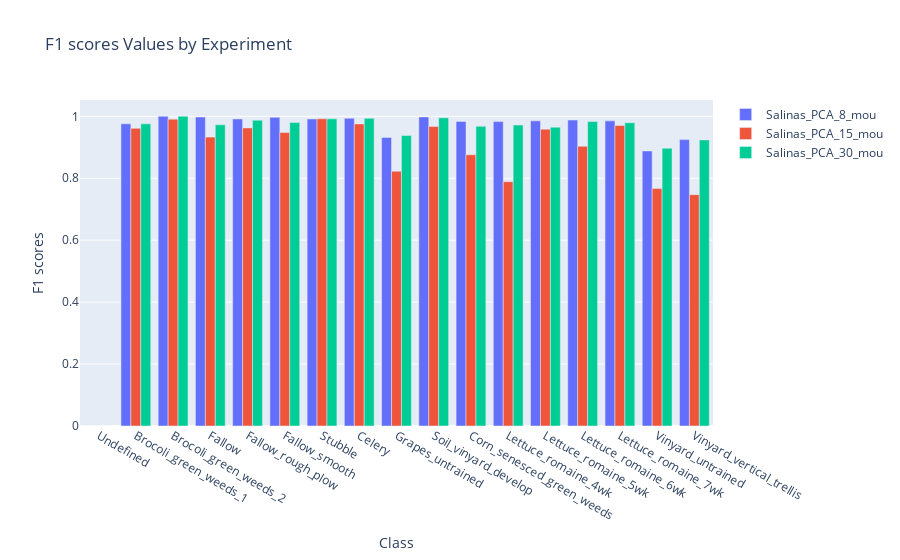

Notebook source saved alongside this figure:
### Code cell
ds = 'Salinas'
dr = 'PCA'
model = 'mou'
plot_grouped_values(df_results[(df_results['Dataset'] == ds) 
                & (df_results['DR Method'] == dr)
                & (df_results['Model'] ==  model)], 
                LABELS[ds],
                metric='F1 scores')

### Figure 1 — Plotly figure (JSON) as saved in the notebook; plotly's stock layout.template omitted (floating-point values rounded to 4 significant figures)
{"data": [{"name": "Salinas_PCA_8_mou", "type": "bar", "x": ["Undefined", "Brocoli_green_weeds_1", "Brocoli_green_weeds_2", "Fallow", "Fallow_rough_plow", "Fallow_smooth", "Stubble", "Celery", "Grapes_untrained", "Soil_vinyard_develop", "Corn_senesced_green_weeds", "Lettuce_romaine_4wk", "Lettuce_romaine_5wk", "Lettuce_romaine_6wk", "Lettuce_romaine_7wk", "Vinyard_untrained", "Vinyard_vertical_trellis"], "y": [0, 0.9758, 1, 0.9977, 0.9913, 0.9968, 0.9915, 0.9935, 0.9318, 0.9979, 0.9836, 0.9829, 0.9853, 0.9878, 0.9853, 0.8881, 0.9247]}, {"name": "Salinas_PCA_15_mou", "type": "bar", "x": ["Undefined", "Brocoli_green_weeds_1", "Brocoli_green_weeds_2", "Fallow", "Fallow_rough_plow", "Fallow_smooth", "Stubble", "Celery", "Grapes_untrained", "Soil_vinyard_develop", "Corn_senesced_green_weeds", "Lettuce_romaine_4wk", "Lettuce_romaine_5wk", "Lettuce_romaine_6wk", "Lettuce_romaine_7wk", "Vinyard_untrained", "Vinyard_vertical_trellis"], "y": [0, 0.9612, 0.9908, 0.9328, 0.9626, 0.9475, 0.9921, 0.9753, 0.8225, 0.9671, 0.8758, 0.7888, 0.9586, 0.9032, 0.9701, 0.7666, 0.7471]}, {"name": "Salinas_PCA_30_mou", "type": "bar", "x": ["Undefined", "Brocoli_green_weeds_1", "Brocoli_green_weeds_2", "Fallow", "Fallow_rough_plow", "Fallow_smooth", "Stubble", "Celery", "Grapes_untrained", "Soil_vinyard_develop", "Corn_senesced_green_weeds", "Lettuce_romaine_4wk", "Lettuce_romaine_5wk", "Lettuce_romaine_6wk", "Lettuce_romaine_7wk", "Vinyard_untrained", "Vinyard_vertical_trellis"], "y": [0, 0.9758, 1, 0.9725, 0.9873, 0.9798, 0.9919, 0.9934, 0.9379, 0.9951, 0.9677, 0.9718, 0.9649, 0.983, 0.9792, 0.897, 0.9239]}], "layout": {"barmode": "group", "title": {"text": "F1 scores Values by Experiment"}, "xaxis": {"title": {"text": "Class"}}, "yaxis": {"title": {"text": "F1 scores"}}}}
